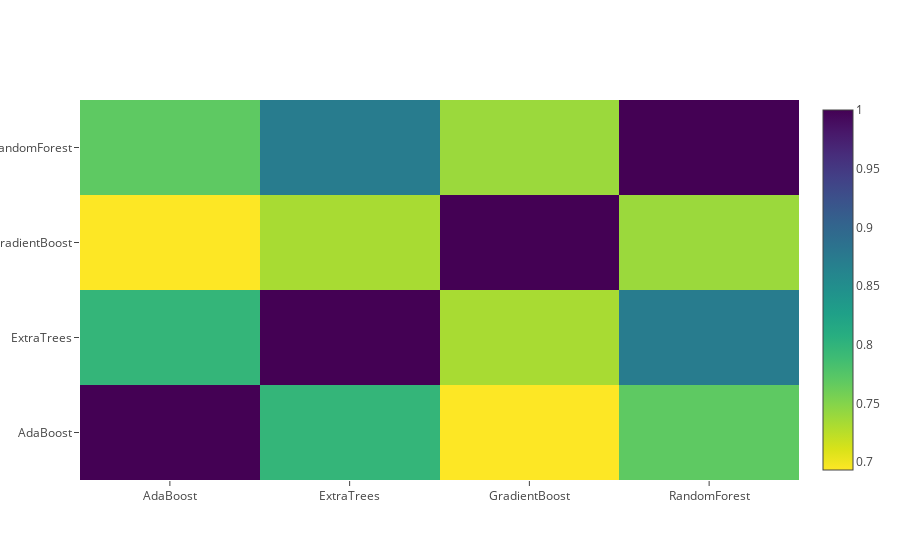

Here is the notebook cell this chart was saved with:
### Markdown cell above
**Correlation Heatmap of the Second Level Training set**

### Code cell
data = [
    go.Heatmap(
        z= base_predictions_train.astype(float).corr().values ,
        x=base_predictions_train.columns.values,
        y= base_predictions_train.columns.values,
          colorscale='Viridis',
            showscale=True,
            reversescale = True
    )
]
py.iplot(data, filename='labelled-heatmap')

### Figure 1 — Plotly figure (JSON) as saved in the notebook; plotly's stock layout.template omitted (floating-point values rounded to 4 significant figures)
{"data": [{"colorscale": "Viridis", "reversescale": true, "showscale": true, "type": "heatmap", "x": ["AdaBoost", "ExtraTrees", "GradientBoost", "RandomForest"], "y": ["AdaBoost", "ExtraTrees", "GradientBoost", "RandomForest"], "z": [[1.0, 0.7977, 0.6932, 0.7688], [0.7977, 1.0, 0.7326, 0.8723], [0.6932, 0.7326, 1.0, 0.7388], [0.7688, 0.8723, 0.7388, 1.0]]}], "layout": {}}
